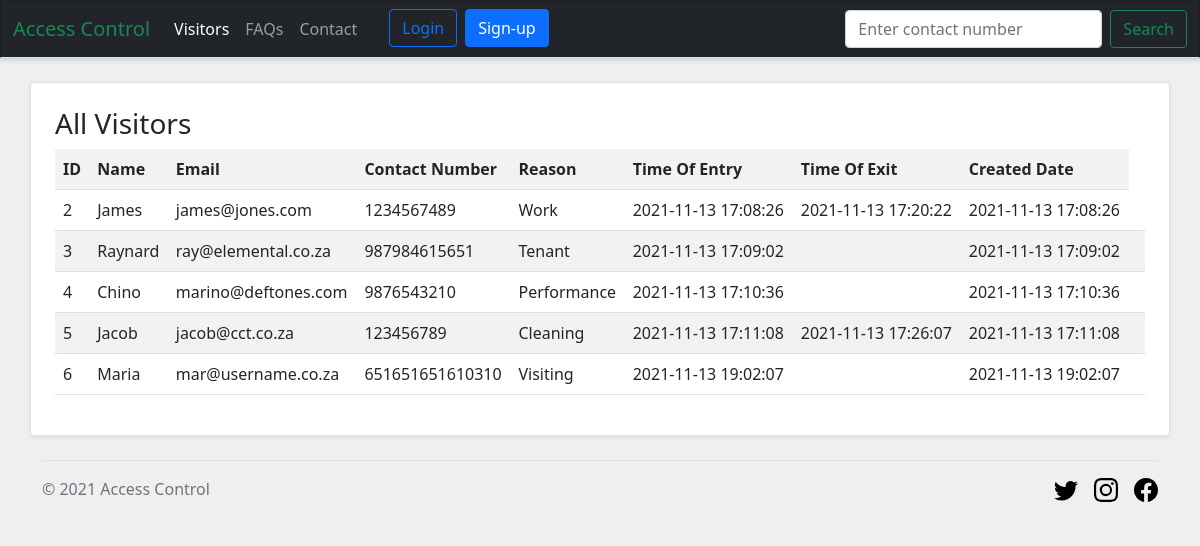
The page / on the database its author committed.
### tables this page shows
CREATE TABLE `visitors` (
  `id` int(11) NOT NULL AUTO_INCREMENT,
  `name` text DEFAULT NULL,
  `email` varchar(256) DEFAULT NULL,
  `contact_number` varchar(256) DEFAULT NULL,
  `reason` text DEFAULT NULL,
  `time_of_entry` timestamp NOT NULL DEFAULT current_timestamp(),
  `time_of_exit` datetime DEFAULT NULL,
  `created` datetime DEFAULT current_timestamp(),
  PRIMARY KEY (`id`)
);

### config/db.php (called while the page is built, shortened)
<?php
    $base_url = "http://" . $_SERVER['SERVER_NAME'] . "/access-control";
?>

### index.php (the view, shortened to what this page needs)
<?php
require_once("config/db.php");
$query = "SELECT * FROM `visitors`";
$result = mysqli_query($connection, $query);
?>
<?php require_once("header.php"); ?>
<section>
    <div class="container card rounded bg-white shadow-sm my-4 p-4">
        <h3>All Visitors</h3>
        <table class="table table-striped table-hover">
            <tr>
                <th>ID</th>
                <th>Name</th>
                <th>Email</th>
                <th>Contact Number</th>
                <th>Reason</th>
                <th>Time Of Entry</th>
                <th>Time Of Exit</th>
                <th>Created Date</th>
            </tr>
            <?php
            if($result->num_rows > 0){
                while($all_visitors = mysqli_fetch_array($result)){
            ?>
            <tr>
                <td><?php echo $all_visitors['id']; ?></td>
                <td><?php echo $all_visitors['name']; ?></td>
                <td><?php echo $all_visitors['email']; ?></td>
                <td><?php echo $all_visitors['contact_number']; ?></td>
                <td><?php echo $all_visitors['reason']; ?></td>
                <td><?php echo $all_visitors['time_of_entry'] ; ?></td>
                <td><?php echo $all_visitors['time_of_exit']; ?></td>
                <td><?php echo $all_visitors['created']; ?></td>
                <td class="nowrap">
                </td>
            </tr>
            <?php }}else{
                echo '<h6 class="text-danger">No visitor information recorded yet.</h6>';
            } ?>
        </table>
    </div>
</section>
<?php require_once("footer.php"); ?>

### header.php (shortened to what this page needs)
<!DOCTYPE html>
<html lang="en">
<head>
    <link href="resources/css/site.css" rel="stylesheet">
    <link href="https://cdn.jsdelivr.net/npm/bootstrap@5.1.3/dist/css/bootstrap.min.css" rel="stylesheet">
</head>
<body>
<section>
    <nav class="navbar navbar-expand-md navbar-dark bg-dark border-bottom nav-bar-section mb-4">
        <div class="container-fluid">
            <a class="navbar-brand text-success" href="<?php echo $base_url; ?>/index.php">Access Control</a>
            <div class="collapse navbar-collapse" id="navbarCollapse">
                <ul class="navbar-nav me-auto mb-2 mb-md-0">
                    <?php if(!isset($_SESSION['user'])){ ?>
                        <li class="nav-item">
                            <a class="nav-link active" aria-current="page" href="<?php echo $base_url; ?>/index.php">Visitors</a>
                        </li>
                        <li class="nav-item">
                            <a class="nav-link" href="#">FAQs</a>
                        </li>
                        <li class="nav-item">
                            <a class="nav-link" href="#">Contact</a>
                        </li>
                        <li class="nav-item ms-4">
                            <a href="login.php">
                                <button type="button" class="btn btn-outline-primary me-2">Login</button>
                            </a>
                        </li>
                        <li class="nav-item">
                            <a href="register.php">
                                <button type="button" class="btn btn-primary">Sign-up</button>
                            </a>
                        </li>
                    <?php } ?>
                </ul>
                <form class="d-flex">
                    <input class="form-control me-2" type="search" name="search_contact_number" id="search_contact_number" placeholder="Enter contact number" aria-label="Search">
                    <button class="btn btn-outline-success" id="search-btn">Search</button>
                </form>
            </div>
        </div>
    </nav>
</section>

### footer.php
        <div class="container">
            <footer class="d-flex flex-wrap justify-content-between align-items-center py-3 my-4 border-top">
                <div class="col-md-4 d-flex align-items-center">
                    <span class="text-muted">© 2021 Access Control</span>
                </div>
                <ul class="nav col-md-4 justify-content-end list-unstyled d-flex">
                    <li class="ms-3">
                        <a class="text-muted" href="#">
                            <svg class="bi" width="24" height="24"><use xlink:href="#twitter"></use></svg>
                        </a>
                    </li>
                    <li class="ms-3">
                        <a class="text-muted" href="#">
                            <svg class="bi" width="24" height="24"><use xlink:href="#instagram"></use></svg>
                        </a>
                    </li>
                    <li class="ms-3">
                        <a class="text-muted" href="#">
                            <svg class="bi" width="24" height="24"><use xlink:href="#facebook"></use></svg>
                        </a>
                    </li>
                </ul>
            </footer>
        </div>
    </body>
</html>

### resources/css/site.css (style rules this page uses)
body { background-color: #efefef !important; }
.nav-bar-section { background-color: #ffffff; border: 1px solid rgba(0, 0, 0, .15); box-shadow: 0 1px 6px 0 rgb(0 0 0 / 20%); }
.bi { fill: #000000; }
.nowrap { white-space: nowrap; }

### rows shown on the page
visitors: id "2", name "James", email "james@jones.com", contact_number "1234567489", reason "Work", time_of_entry "2021-11-13 17:08:26", time_of_exit "2021-11-13 17:20:22", created "2021-11-13 17:08:26"
visitors: id "3", name "Raynard", email "ray@elemental.co.za", contact_number "987984615651", reason "Tenant", time_of_entry "2021-11-13 17:09:02", created "2021-11-13 17:09:02"
visitors: id "4", name "Chino", email "marino@deftones.com", contact_number "9876543210", reason "Performance", time_of_entry "2021-11-13 17:10:36", created "2021-11-13 17:10:36"
visitors: id "5", name "Jacob", email "jacob@cct.co.za", contact_number "123456789", reason "Cleaning", time_of_entry "2021-11-13 17:11:08", time_of_exit "2021-11-13 17:26:07", created "2021-11-13 17:11:08"
visitors: id "6", name "Maria", email "mar@username.co.za", contact_number "651651651610310", reason "Visiting", time_of_entry "2021-11-13 19:02:07", created "2021-11-13 19:02:07"
